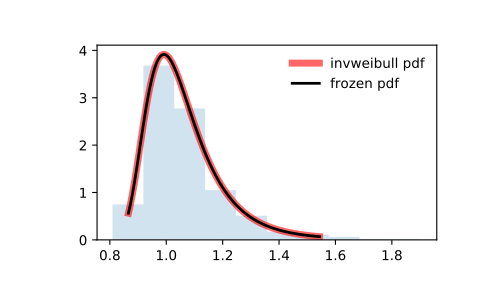

This figure's Python source:
from scipy.stats import invweibull
import matplotlib.pyplot as plt
fig, ax = plt.subplots(1, 1)

# Calculate a few first moments:

c = 10.6
mean, var, skew, kurt = invweibull.stats(c, moments='mvsk')

# Display the probability density function (``pdf``):

x = np.linspace(invweibull.ppf(0.01, c),
                invweibull.ppf(0.99, c), 100)
ax.plot(x, invweibull.pdf(x, c),
       'r-', lw=5, alpha=0.6, label='invweibull pdf')

# Alternatively, the distribution object can be called (as a function)
# to fix the shape, location and scale parameters. This returns a "frozen"
# RV object holding the given parameters fixed.

# Freeze the distribution and display the frozen ``pdf``:

rv = invweibull(c)
ax.plot(x, rv.pdf(x), 'k-', lw=2, label='frozen pdf')

# Check accuracy of ``cdf`` and ``ppf``:

vals = invweibull.ppf([0.001, 0.5, 0.999], c)
np.allclose([0.001, 0.5, 0.999], invweibull.cdf(vals, c))
# True

# Generate random numbers:

r = invweibull.rvs(c, size=1000)

# And compare the histogram:

ax.hist(r, density=True, histtype='stepfilled', alpha=0.2)
ax.legend(loc='best', frameon=False)
plt.show()
